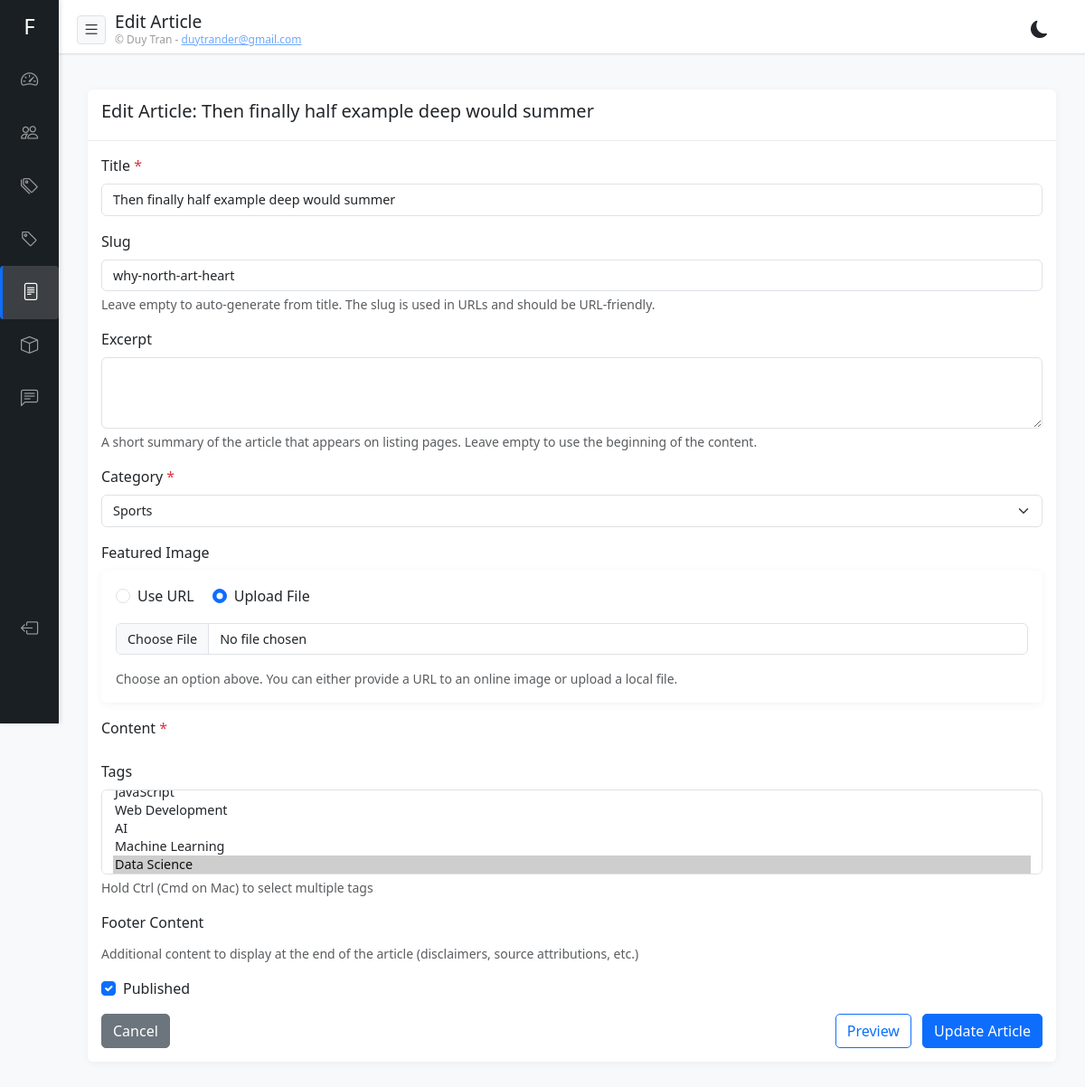
The app's page /admin/articles/2/edit (signed in) with its own data.
### app/models.py (models this page shows)
class ArticleBase(SQLModel):
    title: str = Field(max_length=200)
    content: str
    published: bool = Field(default=False)
    featured_image: Optional[str] = Field(default=None, max_length=500)
    excerpt: Optional[str] = None
    footer_content: Optional[str] = None
    views: int = Field(default=0)
    category_id: int = Field(foreign_key="category.id")
    author_id: int = Field(foreign_key="user.id")
    slug: Optional[str] = Field(default=None, max_length=200, index=True, unique=True)

class Article(ArticleBase, table=True):
    id: Optional[int] = Field(default=None, primary_key=True)
    created_at: datetime = Field(default_factory=datetime.utcnow)
    updated_at: datetime = Field(default_factory=datetime.utcnow, sa_column_kwargs={"onupdate": datetime.utcnow})
    category: Category = Relationship(back_populates="articles")
    author: User = Relationship(back_populates="articles")
    comments: List["Comment"] = Relationship(back_populates="article")
    tags: List["Tag"] = Relationship(back_populates="articles", link_model=ArticleTagLink)
    products: List["Product"] = Relationship(back_populates="articles", link_model=ProductArticleLink)

class CategoryBase(SQLModel):
    name: str = Field(max_length=100, index=True, unique=True)
    description: Optional[str] = None

class Category(CategoryBase, table=True):
    id: Optional[int] = Field(default=None, primary_key=True)
    created_at: datetime = Field(default_factory=datetime.utcnow)
    updated_at: datetime = Field(default_factory=datetime.utcnow, sa_column_kwargs={"onupdate": datetime.utcnow})
    articles: List["Article"] = Relationship(back_populates="category")

### app/routers/articles.py (the view)
@router.get("/{article_id}/edit", response_class=HTMLResponse)
async def admin_edit_article_form(request: Request, article_id: int, db: Session = Depends(get_db)):
    user = await get_user_from_cookie(request, db)
    if not user or not user.is_superuser:
        return RedirectResponse(url="/admin/login", status_code=303)
    try:
        article = db.get(Article, article_id)
        if not article:
            return HTMLResponse("Article not found", status_code=404)
        categories = db.execute(select(Category)).scalars().all()
        tags = db.execute(select(Tag)).scalars().all()
        return templates.TemplateResponse(
            "admin/articles/edit.html",
            {
                "request": request,
                "user": user,
                "article": article,
                "categories": categories,
                "tags": tags
            }
        )
    except Exception as e:
        return HTMLResponse(f"Error: {str(e)}. <a href='/admin/articles'>Go back</a>")

### templates/admin/articles/edit.html (shortened to what this page needs)
{% extends "admin/base.html" %}
{% block header_title %}Edit Article{% endblock %}
{% block additional_css %}
<link
  rel="stylesheet"
  href="https://uicdn.toast.com/editor/latest/toastui-editor.min.css"
/>
<link
  rel="stylesheet"
  href="https://cdn.jsdelivr.net/npm/select2@4.1.0-rc.0/dist/css/select2.min.css"
/>
<link
  rel="stylesheet"
  href="https://cdn.jsdelivr.net/npm/select2-bootstrap-5-theme@1.3.0/dist/select2-bootstrap-5-theme.min.css"
/>
{% endblock %}
{% block content %}
<div class="container-fluid mt-4">
    <div class="row">
        <div class="col-12">
            <div class="card">
                <div class="card-header">
                    <h5 class="card-title">Edit Article: {{ article.title }}</h5>
                </div>
                <div class="card-body">
                    <form method="POST" action="/admin/articles/{{ article.id }}/edit" enctype="multipart/form-data">
                        <div class="mb-3">
                            <label for="title" class="form-label">Title <span class="text-danger">*</span></label>
                            <input type="text" class="form-control" id="title" name="title" value="{{ article.title }}" required>
                        </div>
                        <div class="mb-3">
                            <label for="slug" class="form-label">Slug</label>
                            <input type="text" class="form-control" id="slug" name="slug" value="{{ article.slug or '' }}">
                            <div class="form-text">Leave empty to auto-generate from title. The slug is used in URLs and should be URL-friendly.</div>
                        </div>
                        <div class="mb-3">
                            <label for="excerpt" class="form-label">Excerpt</label>
                            <textarea class="form-control" id="excerpt" name="excerpt" rows="3">{{ article.excerpt or '' }}</textarea>
                            <div class="form-text">A short summary of the article that appears on listing pages. Leave empty to use the beginning of the content.</div>
                        </div>
                        <div class="mb-3">
                            <label for="category_id" class="form-label">Category <span class="text-danger">*</span></label>
                            <select class="form-select" id="category_id" name="category_id" required>
                                {% for category in categories %}
                                <option value="{{ category.id }}" {% if category.id == article.category_id %}selected{% endif %}>
                                    {{ category.name }}
                                </option>
                                {% endfor %}
                            </select>
                        </div>
                        <div class="mb-3">
                            <label for="featured_image" class="form-label">Featured Image</label>
                            <div class="card p-3">
                                <div class="mb-3">
                                    <div class="form-check form-check-inline">
                                        <input class="form-check-input" type="radio" name="image_source" id="image_url_option" value="url" {% if article.featured_image %}checked{% endif %}>
                                        <label class="form-check-label" for="image_url_option">Use URL</label>
                                    </div>
                                    <div class="form-check form-check-inline">
                                        <input class="form-check-input" type="radio" name="image_source" id="image_upload_option" value="upload" {% if not article.featured_image %}checked{% endif %}>
                                        <label class="form-check-label" for="image_upload_option">Upload File</label>
                                    </div>
                                </div>
                                <div id="file_upload_section" class="mb-2 {% if article.featured_image %}d-none{% endif %}">
                                    <input type="file" class="form-control" id="featured_image_file" name="featured_image_file" accept="image/*">
                                </div>
                                <div class="form-text mt-2">
                                    Choose an option above. You can either provide a URL to an online image or upload a local file.
                                </div>
                            </div>
                        </div>
                        <div class="mb-3">
                            <label for="content" class="form-label">Content <span class="text-danger">*</span></label>
                        </div>
                        <div class="mb-3">
                            <label for="tags" class="form-label">Tags</label>
                            <select class="form-select" id="tags" name="tag_ids" multiple>
                                {% for tag in tags %}
                                <option value="{{ tag.id }}" {% if tag in article.tags %}selected{% endif %}>
                                    {{ tag.name }}
                                </option>
                                {% endfor %}
                            </select>
                            <div class="form-text">Hold Ctrl (Cmd on Mac) to select multiple tags</div>
                        </div>
                        <div class="mb-3">
                            <label for="footer_content" class="form-label">Footer Content</label>
                            <div class="form-text">Additional content to display at the end of the article (disclaimers, source attributions, etc.)</div>
                        </div>
                        <div class="mb-3 form-check">
                            <input type="checkbox" class="form-check-input" id="published" name="published" {% if article.published %}checked{% endif %}>
                            <label class="form-check-label" for="published">Published</label>
                        </div>
                        <div class="d-flex justify-content-between">
                            <a href="/admin/articles" class="btn btn-secondary">Cancel</a>
                            <div>
                                <button type="button" id="previewButton" class="btn btn-outline-primary me-2">Preview</button>
                                <button type="submit" class="btn btn-primary">Update Article</button>
                            </div>
                        </div>
                    </form>
                </div>
            </div>
        </div>
    </div>
</div>
{% endblock %}

### templates/admin/base.html (style rules this page uses)
:root { --primary-color: #0d6efd; --secondary-color: #6c757d; --success-color: #28a745; --danger-color: #dc3545; --sidebar-width: 200px; --sidebar-collapsed-width: 70px; --bg-color: #f8f9fa; --text-color: #212529; --card-bg: #fff; --border-color: #dee2e6; --sidebar-bg: #212529; --sidebar-text: rgba(255, 255, 255, 0.8); --sidebar-active-bg: rgba(255, 255, 255, 0.1); --card-shadow: 0 2px 10px rgba(0, 0, 0, 0.05); --input-bg: #fff; --input-text: #212529; --filter-bg: #f8f9fa; --hover-bg: rgba(0, 0, 0, 0.02); }
body { font-family: "Segoe UI", Tahoma, Geneva, Verdana, sans-serif; margin: 0; padding: 0; background-color: var(--bg-color); color: var(--text-color); overflow-x: hidden; transition: background-color 0.3s ease, color 0.3s ease; }
.card { border: none; border-radius: 10px; box-shadow: var(--card-shadow); margin-bottom: 20px; overflow: hidden; background-color: var(--card-bg); color: var(--text-color); }
.card-header { background-color: var(--card-bg); border-bottom: 1px solid var(--border-color); padding: 15px 20px; }
.card-body { padding: 20px; }
.btn { border-radius: 5px; font-weight: 500; }
.btn-primary { background-color: var(--primary-color); border-color: var(--primary-color); }
.form-label { font-weight: 500; }
.card { border: none; border-radius: 10px; box-shadow: 0 2px 10px rgba(0, 0, 0, 0.05); margin-bottom: 20px; overflow: hidden; }
.card-header { background-color: #fff; border-bottom: 1px solid rgba(0, 0, 0, 0.075); padding: 15px 20px; }
@media (min-width: 768px) and (max-width: 1200px) { .header + * { margin-top: 15px; } }
@media (min-width: 768px) and (max-width: 1200px) { .card { margin-bottom: 15px; border-radius: 6px; } }
@media (min-width: 768px) and (max-width: 1200px) { .card-header { padding: 12px 15px; } }
@media (min-width: 768px) and (max-width: 1200px) { .card-body { padding: 15px; } }
@media (min-width: 768px) and (max-width: 1200px) { .form-control, .form-select { font-size: 0.9rem; } }
@media (min-width: 768px) and (max-width: 1200px) { .d-flex { display: flex !important; } }
@media (min-width: 768px) and (max-width: 1200px) { .justify-content-between { justify-content: space-between !important; } }
.form-control, .form-select { background-color: var(--input-bg); color: var(--input-text); border-color: var(--border-color); }

### records on screen
Article: title "Then finally half example deep would summer", slug "why-north-art-heart", category_id "Sports", featured_image "☐ Use URL", featured_image "☑ Upload File", published "☑"

### other values on screen
form field tag_ids "Web Development / AI / Machine Learning / Data Science ☑"
